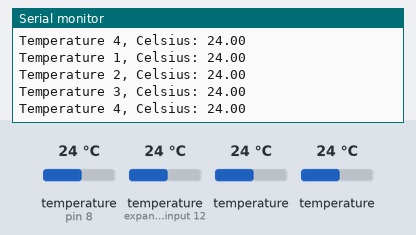
Recording of a sketch running on a simulated Arduino Uno, built with avr-gcc and run on an emulated ATmega328P. On the bench: the last lines printed to the serial monitor. The test bench sets the inputs (shaded band); at power-on: temperature (sensors on pin 8, expander input 12) 24 °C, temperature 24 °C.

Above: at 2.4 s.
2.5 s: temperature (sensor on pin 8) set to 12 °C
4.0 s: temperature (sensor on expander input 12) set to 12 °C
At 5.0 s:
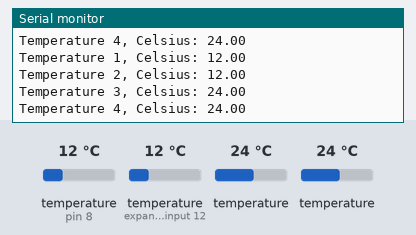
5.5 s: temperature (sensor 208) set to 12 °C
At 6.7 s:
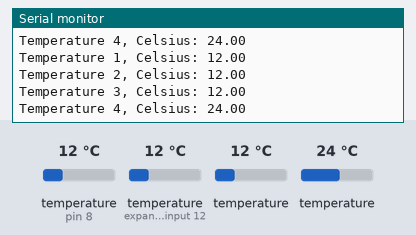
7.0 s: temperature (sensor 308) set to 12 °C
At 8.3 s:
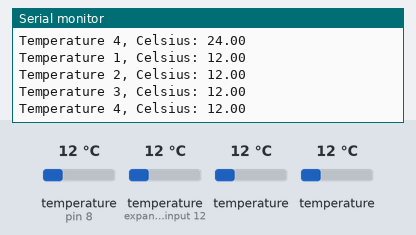
8.5 s: temperature (sensor on pin 8) set to 19 °C
10.0 s: temperature (sensor on expander input 12) set to 3 °C
At 11.0 s:
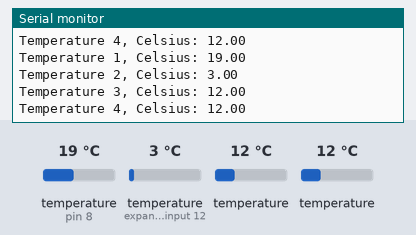
Timing chart, 0 to 13.0 s (numbered marks = the images above; inputs shaded):
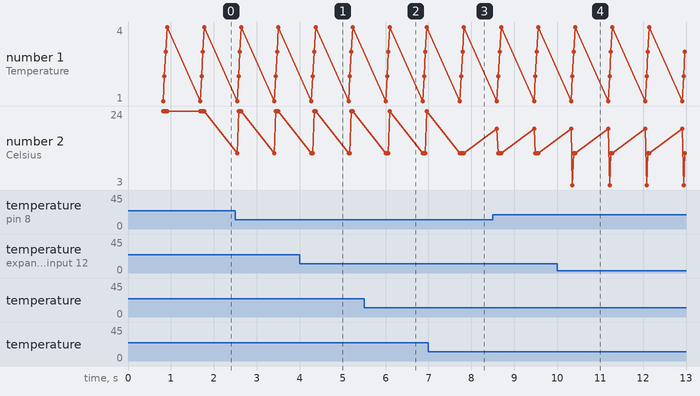

Measured:
- after the input at 4.0 s, the serial monitor: prints a new line after 0.31 s (image 1)
- after the input at 5.5 s, the serial monitor: prints a new line after 0.57 s (image 2)
- after the input at 7.0 s, the serial monitor: prints a new line after 0.83 s (image 3)
- after the input at 10.0 s, the serial monitor: prints a new line after 0.36 s (image 4)

The sketch:

GetTempr.ino
```cpp
#include <OneWire.h>
#include <DallasTemperature.h>

// Thermo-pin
#define PIN_TEMPR 8

// Thermo-count
#define THERM_COUNT 4

// Set up oneWire and dallasTemperature
OneWire oneWire(PIN_TEMPR);
DallasTemperature thermSensors(&oneWire);

// adress variables
DeviceAddress Therm_1 = {0x28, 0x76, 0xC9, 0xCF, 0x11, 0x20, 0x06, 0xBB}; //I
DeviceAddress Therm_2 = {0x28, 0xED, 0xE2, 0x94, 0x15, 0x20, 0x06, 0xA8}; //II
DeviceAddress Therm_3 = {0x28, 0x5B, 0xCF, 0xC1, 0x11, 0x20, 0x06, 0xCE}; //III
DeviceAddress Therm_4 = {0x28, 0xD1, 0xE5, 0xD5, 0x14, 0x20, 0x06, 0xAD}; //IV

// adress pointer array
DeviceAddress* ThermPtr[THERM_COUNT] = {&Therm_1,
&Therm_2, &Therm_3, &Therm_4};

// update time
const int TEMP_MESURE_TIME = 800;

// temperature variables
float tempr[THERM_COUNT];

// Function for printing one adress
void printAddress(DeviceAddress deviceAddress)
{
  // Output deviceAdress in list-like format
  for (uint8_t i = 0; i < 7; i++)
  {
    Serial.print("0x");
    if (deviceAddress[i] < 16) Serial.print("0");
    Serial.print(deviceAddress[i], HEX);
    Serial.print(", ");
  }
  Serial.print("0x");
  if (deviceAddress[7] < 16) Serial.print("0");
  Serial.print(deviceAddress[7], HEX);
}

// Function for printing all adress
void printAllAddress(DeviceAddress* adressPtr[THERM_COUNT])
{
  for (uint8_t row = 0; row < THERM_COUNT; row++)
  {
    printAddress(*adressPtr[row]);
    Serial.println();
  }
}

void setup() {
  // COM-port openning
  Serial.begin(9600);
  // object dallasTemperature init
  thermSensors.begin();
}

void loop(){
  // measure temperatures
  thermSensors.requestTemperatures();

  // printAllAddress(ThermPtr);

  //retrieve measure result
  for (uint8_t i = 0; i < 4; i++)
  {
    tempr[i] = thermSensors.getTempC(*ThermPtr[i]);
  }

  //print values
  for (uint8_t i = 0; i < 4; i++)
  {
    Serial.print("Temperature ");
    Serial.print(String(i+1));
    Serial.print(", Celsius: ");
    Serial.println(tempr[i]);
  }
  Serial.println();
}
```
